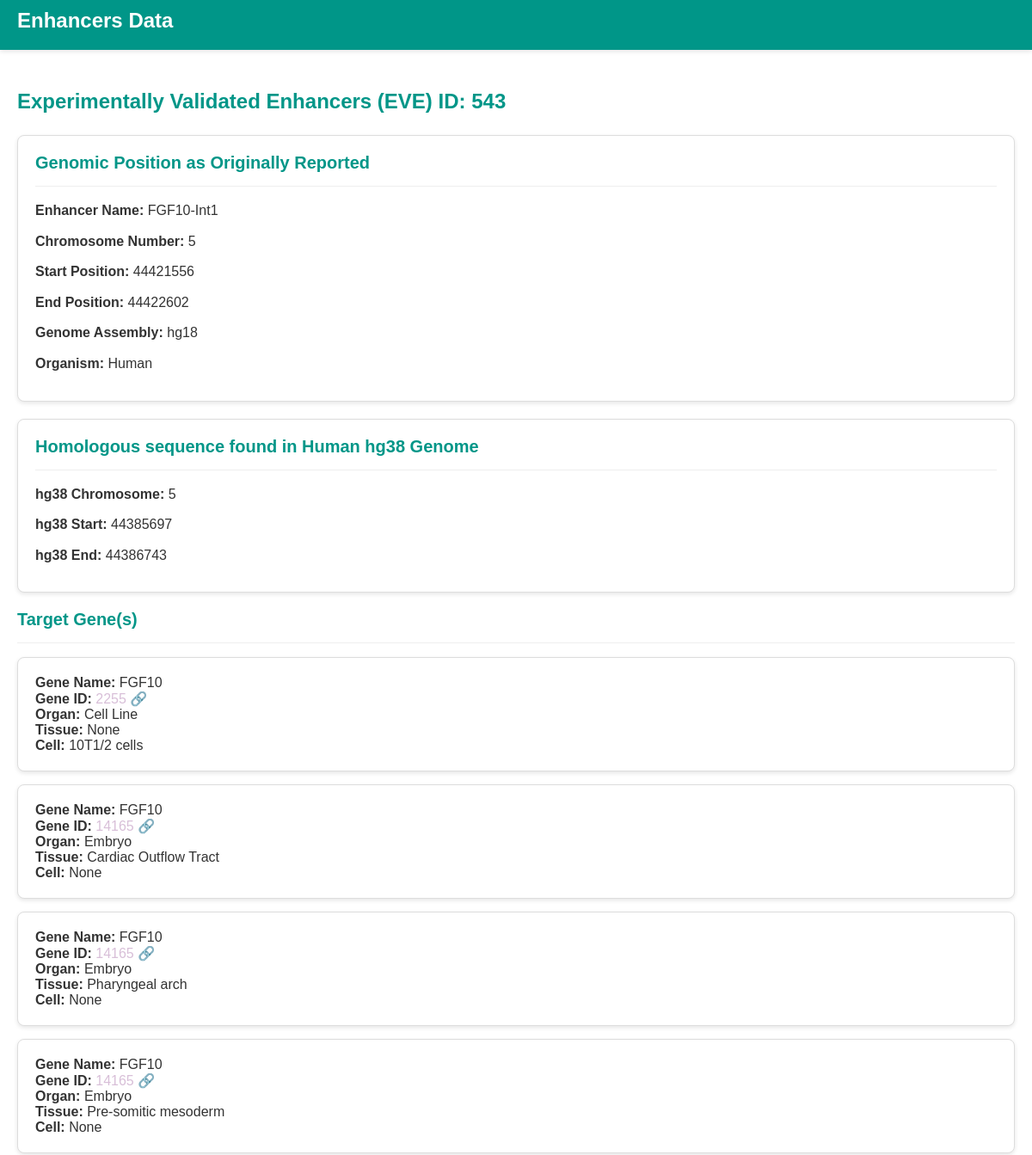
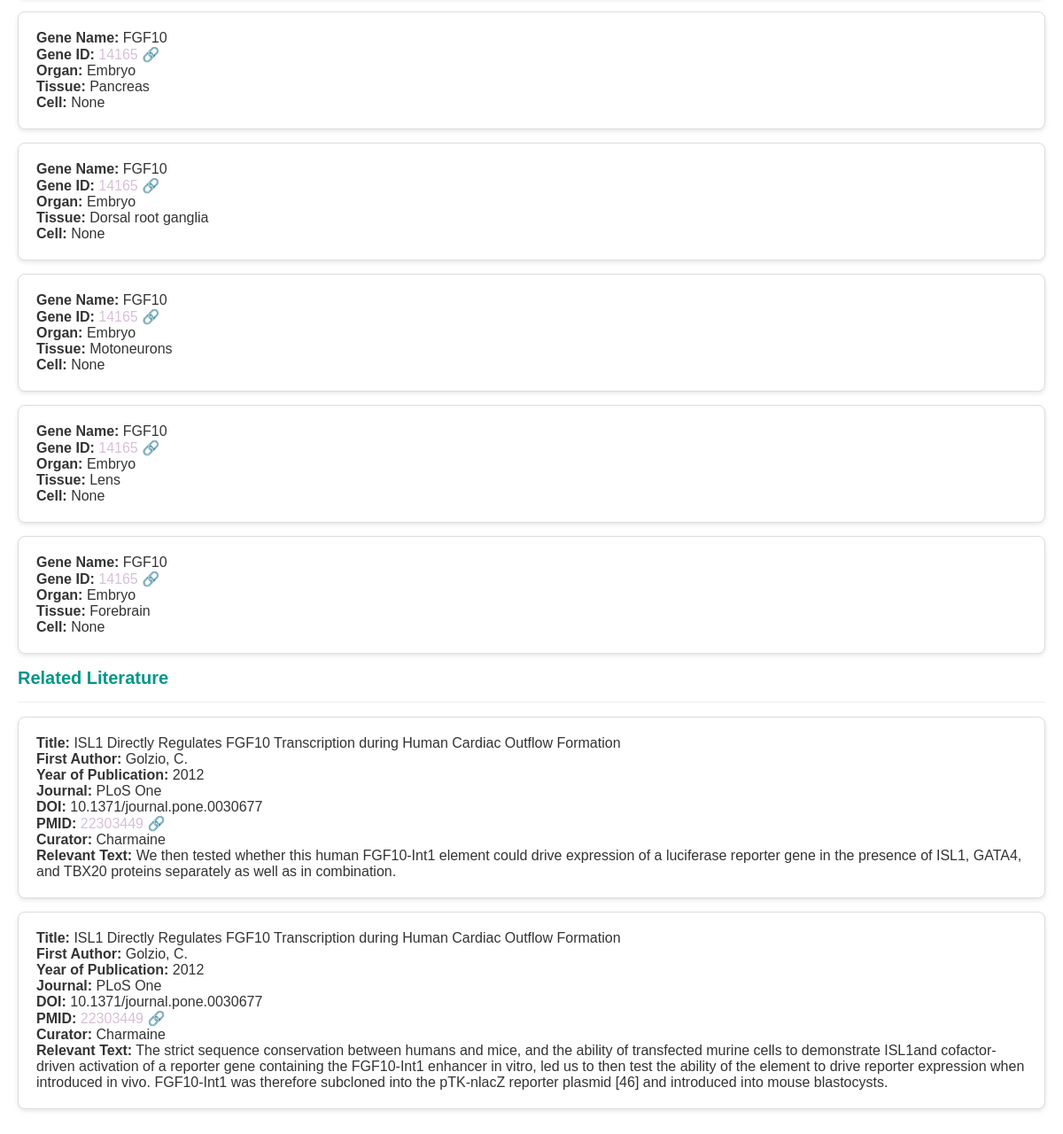
The page /enhancer/543/ on the database its author committed (2 pictures, top to bottom).
### database/models.py (models this page shows)
class Enhancer(models.Model):
    enhancerID = models.AutoField(primary_key=True)
    enhancerName = models.CharField(max_length=255)
    chromosomeNumberAsReported = models.IntegerField()
    startAsReported = models.IntegerField()
    endAsReported = models.IntegerField()
    genomeAssemblyAsReported = models.CharField(max_length=255)
    organism = models.CharField(max_length=255)
    hg38Chromosome = models.IntegerField()
    hg38Start = models.IntegerField()
    hg38End = models.IntegerField()
    class Meta:
        unique_together = (('enhancerName', 'chromosomeNumberAsReported', 'startAsReported', 'endAsReported', 'genomeAssemblyAsReported'),)
        managed = False
        db_table = 'enhancers'

class Target(models.Model):
    targetID = models.AutoField(primary_key=True)
    geneName = models.CharField(max_length=255)
    geneID = models.IntegerField()
    organ = models.CharField(max_length=255)
    tissue = models.CharField(max_length=255)
    cell = models.CharField(max_length=255)
    class Meta:
        unique_together = (('geneName', 'geneID', 'organ', 'tissue', 'cell'),)
        managed = False
        db_table = 'targets'

class Evidence(models.Model):
    evidenceID = models.AutoField(primary_key=True)
    functionalYN = models.CharField(max_length=3)  # Assuming "Y/N" or similar short text
    methodAssay = models.CharField(max_length=255)
    relevantText = models.TextField()
    page = models.IntegerField()
    title = models.CharField(max_length=255)
    firstAuthor = models.CharField(max_length=255)
    pubYear = models.IntegerField()
    journal = models.CharField(max_length=255)
    volumePageNumber = models.CharField(max_length=255)
    doi = models.CharField(max_length=255)
    pmid = models.IntegerField()
    curator = models.CharField(max_length=255)
    date = models.DateField()
    comments = models.TextField()
    class Meta:
        unique_together = (('relevantText', 'pmid', 'comments', 'methodAssay', 'functionalYN'),)
        managed = False
        db_table = 'evidence'

### database/views.py (the view)
# urls.py: path('enhancer/<int:id>/', views.enhancer_detail_view, name='enhancer_detail'),
def enhancer_detail_view(request, id):
    enhancer = get_object_or_404(Enhancer, enhancerID=id)
    activities = Activity.objects.filter(enhancerID=enhancer.enhancerID)
    target_ids = activities.values_list('targetID', flat=True)
    evidence_ids = activities.values_list('evidenceID', flat=True)
    target_data = Target.objects.filter(targetID__in=target_ids)
    evidence_data = Evidence.objects.filter(evidenceID__in=evidence_ids)
    return render(request, 'enhancer_detail.html', {
        'item': enhancer,
        'target_data': target_data,
        'evidence_data': evidence_data,
    })

### templates/enhancer_detail.html (shortened to what this page needs)
<!DOCTYPE html>
<html lang="en">
<head>
</head>
<body>
    <div class="header-nav">
        <div class="nav-container">
            <div class="main-nav">
                <div class="logo">
                    <h1 style="color: white; margin: 0;">Enhancers Data</h1>
                </div>
            </div>
        </div>
    </div>
    <div class="content-area">
        <h1>Experimentally Validated Enhancers (EVE) ID: {{ item.enhancerID }}</h1>
        <div class="genomic-position">
            <h2>Genomic Position as Originally Reported</h2>
            <hr>
            <p><strong>Enhancer Name:</strong> {{ item.enhancerName }}</p>
            <p><strong>Chromosome Number:</strong> {{ item.chromosomeNumberAsReported }}</p>
            <p><strong>Start Position:</strong> {{ item.startAsReported }}</p>
            <p><strong>End Position:</strong> {{ item.endAsReported }}</p>
            <p><strong>Genome Assembly:</strong> {{ item.genomeAssemblyAsReported }}</p>
            <p><strong>Organism:</strong> {{ item.organism }}</p>
        </div>
        <div class="conserved-sequence">
            <h2>Homologous sequence found in Human hg38 Genome</h2>
            <hr>
            <p><strong>hg38 Chromosome:</strong> {{ item.hg38Chromosome }}</p>
            <p><strong>hg38 Start:</strong> {{ item.hg38Start }}</p>
            <p><strong>hg38 End:</strong> {{ item.hg38End }}</p>
        </div>
        <h2>Target Gene(s)</h2>
        <hr>
        {% if target_data %}
            <ul id="related-targets-list">
            {% for target in target_data %}
                <li>
                    <strong>Gene Name:</strong> {{ target.geneName }} <br>
                    <strong>Gene ID:</strong>
                    <a href="https://www.ncbi.nlm.nih.gov/gene/{{ target.geneID }}" target="_blank" style="color: #D8BFD8; text-decoration: none;">
                        {{ target.geneID }} 🔗
                    </a><br>
                    <strong>Organ:</strong> {{ target.organ }} <br>
                    <strong>Tissue:</strong> {{ target.tissue }} <br>
                    <strong>Cell:</strong> {{ target.cell }} <br>
                </li>
            {% endfor %}
            </ul>
        {% else %}
            <p>No target gene found.</p>
        {% endif %}
        <h2>Related Literature</h2>
        <hr>
        {% if evidence_data %}
            <ul>
            {% for evidence in evidence_data %}
                <li>
                    <strong>Title:</strong> {{ evidence.title }} <br>
                    <strong>First Author:</strong> {{ evidence.firstAuthor }} <br>
                    <strong>Year of Publication:</strong> {{ evidence.pubYear }} <br>
                    <strong>Journal:</strong> {{ evidence.journal }} <br>
                    <strong>DOI:</strong> {{ evidence.doi }} <br>
                    <strong>PMID:</strong>
                    <a href="https://pubmed.ncbi.nlm.nih.gov/{{ evidence.pmid }}" target="_blank" style="color: #D8BFD8; text-decoration: none;">
                        {{ evidence.pmid }} 🔗
                    </a>
                    <br>
                    <strong>Curator:</strong> {{ evidence.curator }} <br>
                    <strong>Relevant Text:</strong> {{ evidence.relevantText }} <br>
                </li>
            {% endfor %}
            </ul>
        {% else %}
            <p>No related evidence found.</p>
        {% endif %}
    </div>
</body>
</html>

### templates/enhancer_detail.html (style rules this page uses)
.header-nav { background-color: #009688; padding: 10px 0; margin-bottom: 10px; box-shadow: 0 2px 5px rgba(0, 0, 0, 0.1); }
.nav-container { max-width: 1200px; margin: 0 auto; padding: 0 20px; }
body { background-color: #fff; color: #333; font-family: 'Arial', sans-serif; margin: 0; padding: 0; }
.content-area { max-width: 1200px; margin: 0 auto; padding: 20px; }
h1, h2, h3 { color: #009688; margin-bottom: 15px; }
h1 { font-size: 24px; padding-bottom: 10px; }
h2 { font-size: 20px; margin-top: 0px; }
hr { border: none; border-top: 1px solid #eee; margin: 15px 0; }
.genomic-position, .conserved-sequence { background-color: #fff; border: 1px solid #ddd; border-radius: 8px; padding: 20px; margin-bottom: 20px; box-shadow: 0 2px 5px rgba(0, 0, 0, 0.1); }
ul { list-style-type: none; padding-left: 0; }
ul li { background-color: #fff; border: 1px solid #ddd; border-radius: 8px; padding: 20px; margin-bottom: 15px; box-shadow: 0 2px 5px rgba(0, 0, 0, 0.1); transition: transform 0.3s ease, box-shadow 0.3s ease; }
a { text-decoration: none; color: #009688; }
p { margin: 10px 0; line-height: 1.6; }
strong { color: #333; font-weight: 600; }
a[target="_blank"]::after { font-size: 0.9em; }

### rows shown on the page
Enhancer: enhancerID "543", enhancerName "FGF10-Int1", chromosomeNumberAsReported "5", startAsReported "44421556", endAsReported "44422602", genomeAssemblyAsReported "hg18", organism "Human", hg38Chromosome "5", hg38Start "44385697", hg38End "44386743"
Target: geneName "FGF10", geneID "2255", organ "Cell Line", tissue "None", cell "10T1/2 cells"
Target: geneName "FGF10", geneID "14165", organ "Embryo", tissue "Cardiac Outflow Tract", cell "None"
Target: geneName "FGF10", geneID "14165", organ "Embryo", tissue "Pharyngeal arch", cell "None"
Target: geneName "FGF10", geneID "14165", organ "Embryo", tissue "Pre-somitic mesoderm", cell "None"
Target: geneName "FGF10", geneID "14165", organ "Embryo", tissue "Pancreas", cell "None"
Target: geneName "FGF10", geneID "14165", organ "Embryo", tissue "Dorsal root ganglia", cell "None"
Target: geneName "FGF10", geneID "14165", organ "Embryo", tissue "Motoneurons", cell "None"
Target: geneName "FGF10", geneID "14165", organ "Embryo", tissue "Lens", cell "None"
Target: geneName "FGF10", geneID "14165", organ "Embryo", tissue "Forebrain", cell "None"
Evidence: title "ISL1 Directly Regulates FGF10 Transcription during Human Cardiac Outflow Formation", firstAuthor "Golzio, C.", pubYear "2012", journal "PLoS One", doi "10.1371/journal.pone.0030677", pmid "22303449", curator "Charmaine", relevantText "We then tested whether this human FGF10-Int1 element could drive expression of a luciferase reporter gene in the presence of ISL1, GATA4, and TBX20 proteins separately as well as in combination."
Evidence: title "ISL1 Directly Regulates FGF10 Transcription during Human Cardiac Outflow Formation", firstAuthor "Golzio, C.", pubYear "2012", journal "PLoS One", doi "10.1371/journal.pone.0030677", pmid "22303449", curator "Charmaine", relevantText "The strict sequence conservation between humans and mice, and the ability of transfected murine cells to demonstrate ISL1and cofactor-driven activation of a reporter gene containing the FGF10-Int1 enhancer in vitro, led us to then test the ability of the element to drive reporter expression when introduced in vivo. FGF10-Int1 was therefore subcloned into the pTK-nlacZ reporter plasmid [46] and introduced into mouse blastocysts."
